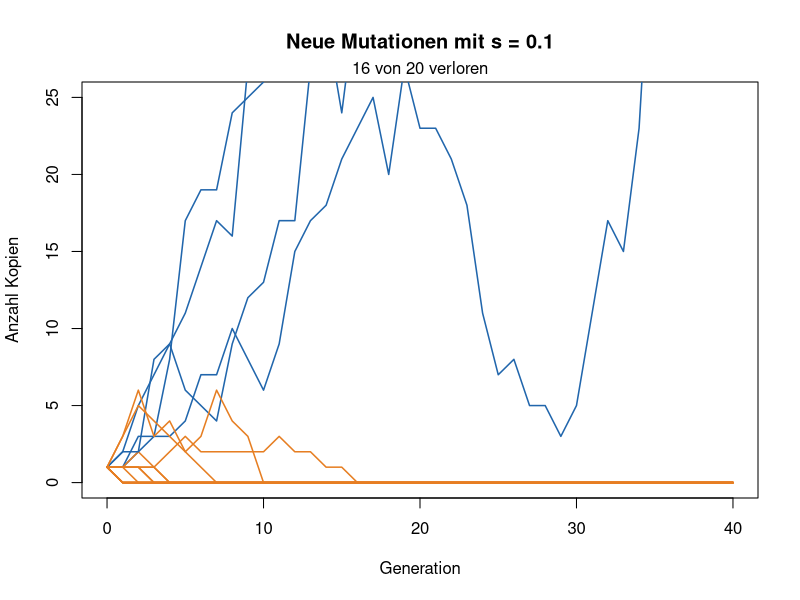
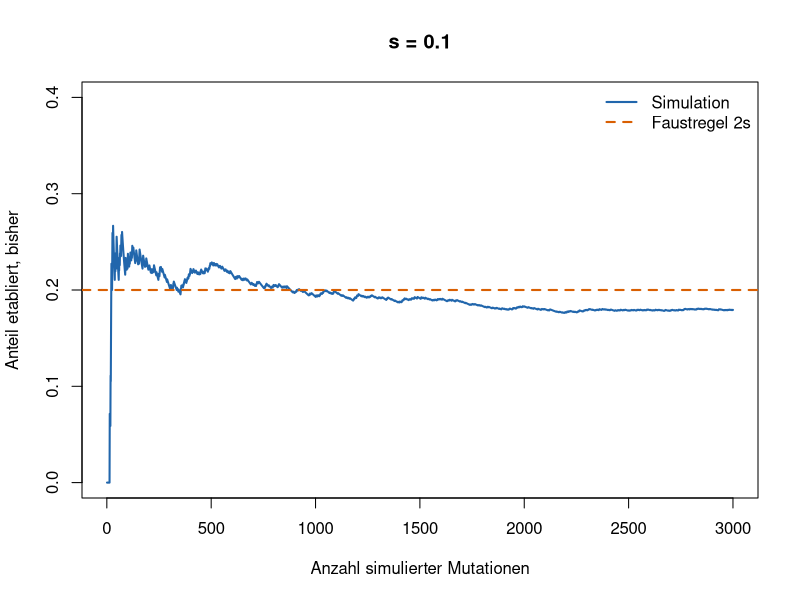
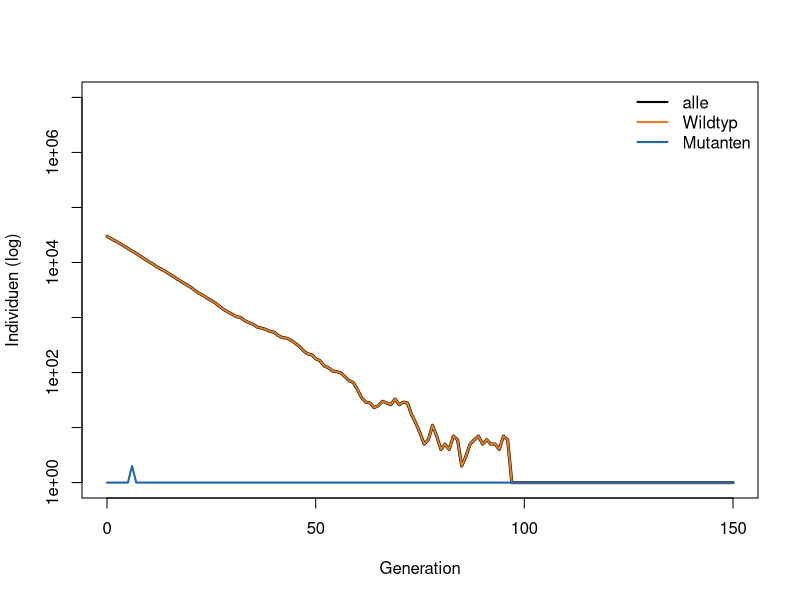
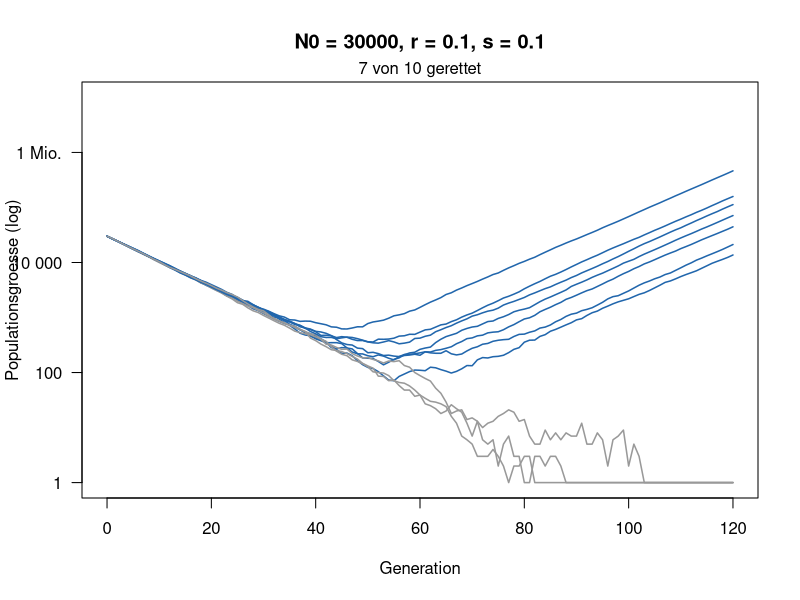
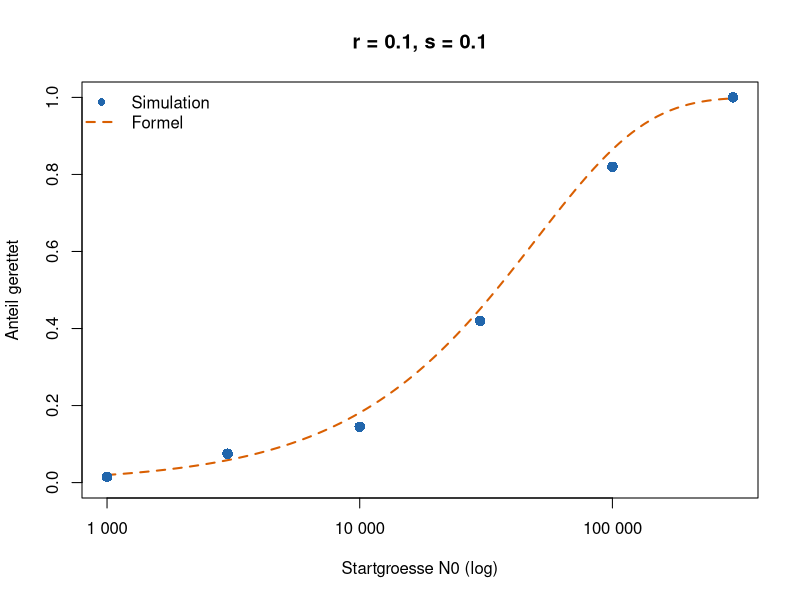
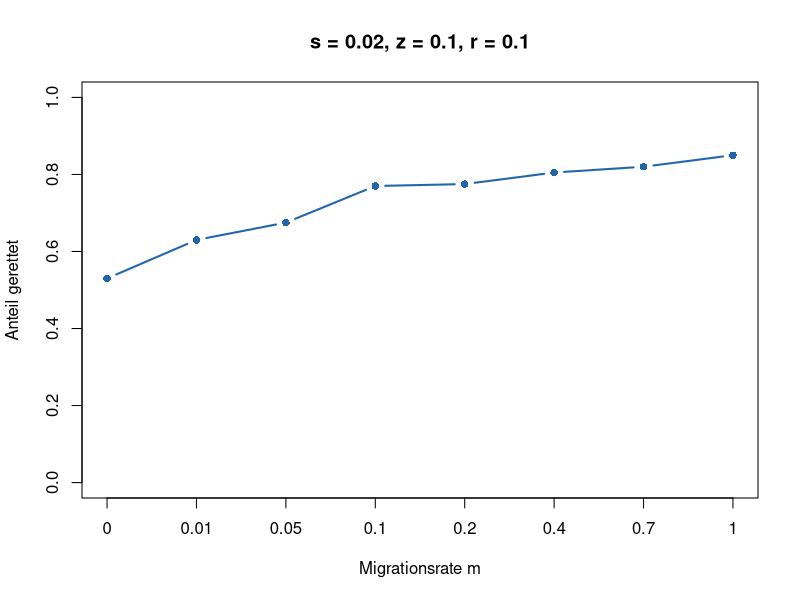
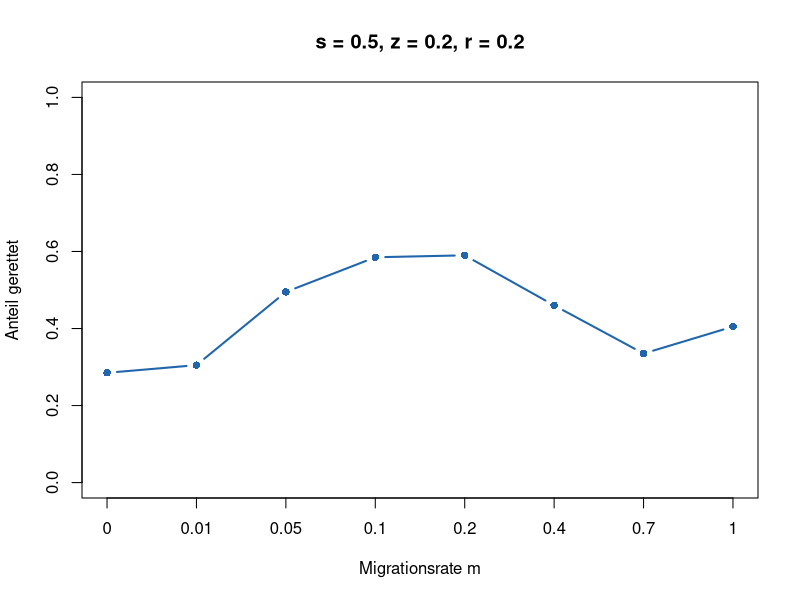

These charts were generated, in order, by the following R code:
# Woche 10 - Notebook (nur R, base R)
# Mutation und Rettung: neue Mutationen, Verzweigungsprozess, evolutionaere Rettung, zwei Orte
# In RStudio: Working Directory = weeks/week-10, dann Zeile fuer Zeile ausfuehren.
# Quarto: notebook.qmd. Knit ohne Quarto: notebook.Rmd.

# Eine neue Mutation beginnt mit einer Kopie. Auch wenn sie vorteilhaft ist, geht sie oft durch Zufall verloren. Heute simulieren Sie zuerst, wie oft sich eine solche Mutation etabliert. Danach schrumpft eine Population, weil die Umwelt schlecht wird (z. B. ein Antibiotikum). Kann eine resistente Mutation sie retten?
#
# Das Modell. Jedes Individuum hat eine zufaellige Zahl von Nachkommen:
#
# - Mutante (resistent): im Mittel 1 + s Nachkommen,
# - Wildtyp im neuen Stress: im Mittel 1 - r Nachkommen, die Population schrumpft also jede Generation um den Anteil r,
# - Jeder Wildtyp-Nachkomme ist mit Wahrscheinlichkeit U = 0.00001 eine neue Mutante.
#
# Die Abbildungen.
#
# - Teil 1: x-Achse Generation, y-Achse Anzahl Kopien einer Mutation. Blau: ueberlebt, orange: verloren.
# - Teil 2: x-Achse Anzahl simulierter Mutationen, y-Achse Anteil etabliert bisher. Blau: Simulation, orange gestrichelt: 2s.
# - Teil 3: x-Achse Generation, y-Achse Anzahl Individuen auf einer log-Skala (1, 10, 100, ...). Orange: Wildtyp, blau: Mutanten, schwarz: alle zusammen.
# - Teil 4: x-Achse Generation, y-Achse Populationsgroesse (log). Blau: gerettet, grau: ausgestorben.
# - Teil 5: x-Achse Startgroesse N0 (log), y-Achse Anteil geretteter Populationen. Blaue Punkte: Simulation, orange Linie: Formel.

# Auftrag
# 1. Verfolgen Sie einzelne neue Mutationen. Bauen Sie Schritt fuer Schritt einen Verzweigungsprozess und sehen Sie, wie sich der Anteil 2s naehert.
# 2. Lesen und starten Sie ein kleines Programm, das eine schrumpfende Population simuliert.
# 3. Schaetzen Sie mit vielen Laeufen, wie oft sie gerettet wird, vergleichen Sie mit der Formel und sagen Sie voraus, wie das von N_0 und r abhaengt.
# 4. Bonus: Hilft mehr Migration aus einer Zuflucht immer? Erst raten, dann simulieren.

# ===========================================================================
# 0 · Funktionen
# ===========================================================================
#
# Einfach ausfuehren.

# Eine Mutation ueber die Zeit: jede Kopie hat im Mittel 1 + s Nachkommen
linie <- function(s, generationen = 40) {
  n <- numeric(generationen + 1)
  n[1] <- 1
  for (t in seq_len(generationen)) n[t + 1] <- rpois(1, n[t] * (1 + s))
  n
}

zeige_linien <- function(s, anzahl = 20) {
  plot(NA, xlim = c(0, 40), ylim = c(0, 25), xlab = "Generation",
       ylab = "Anzahl Kopien", main = paste("Neue Mutationen mit s =", s))
  verloren <- 0
  for (i in seq_len(anzahl)) {
    n <- linie(s)
    weg <- n[41] == 0
    verloren <- verloren + weg
    lines(0:40, n, col = if (weg) "#e67e22" else "#2166ac", lwd = 1.5)
  }
  mtext(paste(verloren, "von", anzahl, "verloren"), side = 3, line = 0.2)
}

# Anteil etabliert nach 1, 2, 3, ... Laeufen, dazu die Faustregel 2s
zeige_anteil <- function(ergebnisse, s) {
  laeufe <- seq_along(ergebnisse)
  plot(laeufe, cumsum(ergebnisse) / laeufe, type = "l", lwd = 2, col = "#2166ac",
       ylim = c(0, min(1, 4 * s)), xlab = "Anzahl simulierter Mutationen",
       ylab = "Anteil etabliert, bisher", main = paste("s =", s))
  abline(h = 2 * s, lty = 2, lwd = 2, col = "#d95f02")
  legend("topright", c("Simulation", "Faustregel 2s"), col = c("#2166ac", "#d95f02"),
         lty = c(1, 2), lwd = 2, bty = "n")
}

# Eine schrumpfende Population: Wildtyp (1 - r), Mutanten (1 + s)
rettung_lauf <- function(N0, r, s, U = 1e-5, generationen = 120) {
  wt <- N0; mut <- 0
  N <- numeric(generationen + 1); N[1] <- N0
  for (t in seq_len(generationen)) {
    neu <- rbinom(1, wt, U)
    wt <- rpois(1, wt * (1 - r))
    mut <- min(rpois(1, mut * (1 + s)) + neu, 1e7)
    N[t + 1] <- wt + mut
  }
  N
}

zeige_rettung <- function(N0, r, s, anzahl = 10) {
  plot(NA, xlim = c(0, 120), ylim = c(1, 1e7), log = "y", xlab = "Generation",
       ylab = "Populationsgroesse (log)", yaxt = "n",
       main = paste0("N0 = ", N0, ", r = ", r, ", s = ", s))
  axis(2, at = 10^c(0, 2, 4, 6), labels = c("1", "100", "10 000", "1 Mio."), las = 1)
  gerettet <- 0
  for (i in seq_len(anzahl)) {
    N <- rettung_lauf(N0, r, s)
    ok <- N[121] > 0
    gerettet <- gerettet + ok
    lines(0:120, pmax(N, 1), col = if (ok) "#2166ac" else "grey60", lwd = 1.5)
  }
  mtext(paste(gerettet, "von", anzahl, "gerettet"), side = 3, line = 0.2)
}

# 1 = gerettet (1000 Mutanten), 0 = ausgestorben
rettung <- function(N0, r, s, U = 1e-5, grenze = 1000) {
  wt <- N0; mut <- 0
  repeat {
    neu <- rbinom(1, wt, U)
    wt <- rpois(1, wt * (1 - r))
    mut <- rpois(1, mut * (1 + s)) + neu
    if (mut >= grenze) return(1)
    if (wt + mut == 0) return(0)
  }
}

schaetze_rettung <- function(N0, r, s, wiederholungen = 300) {
  mean(replicate(wiederholungen, rettung(N0, r, s)))
}

# Naeherung (Orr & Unckless 2014)
formel <- function(N0, r, s, U = 1e-5) round(1 - exp(-2 * N0 * U * s / r), 2)
# Simulation (Punkte) und Formel (Linie) fuer viele Startgroessen
vergleiche_rettung <- function(r, s, N0_werte = c(1e3, 3e3, 1e4, 3e4, 1e5, 3e5),
                               wiederholungen = 200, U = 1e-5) {
  sim <- sapply(N0_werte, function(N0) schaetze_rettung(N0, r, s, wiederholungen))
  N0_fein <- 10^seq(log10(min(N0_werte)), log10(max(N0_werte)), length.out = 100)
  plot(N0_fein, 1 - exp(-2 * N0_fein * U * s / r), type = "l", lwd = 2, lty = 2,
       col = "#d95f02", log = "x", ylim = c(0, 1), xlab = "Startgroesse N0 (log)",
       ylab = "Anteil gerettet", main = paste0("r = ", r, ", s = ", s), xaxt = "n")
  axis(1, at = c(1e3, 1e4, 1e5), labels = c("1 000", "10 000", "100 000"))
  points(N0_werte, sim, pch = 16, cex = 1.4, col = "#2166ac")
  legend("topleft", c("Simulation", "Formel"), col = c("#2166ac", "#d95f02"),
         pch = c(16, NA), lty = c(NA, 2), lwd = 2, bty = "n")
  invisible(data.frame(N0 = N0_werte, simulation = sim))
}

# ===========================================================================
# 1 · Eine neue Mutation
# ===========================================================================
#
# 20 neue Mutationen, jede startet mit einer Kopie und hat den Vorteil s = 0.1.

zeige_linien(s = 0.1)   # hier s aendern

# Aufgabe A
# 1. Wie viele der 20 Mutationen gehen verloren? Fuehren Sie den Block mehrmals aus.
# 2. Probieren Sie s = 0 und s = 0.3. Was aendert sich?
# 3. Warum geht eine vorteilhafte Mutation ueberhaupt verloren?

# ===========================================================================
# 2 · Ein Verzweigungsprozess, Schritt fuer Schritt
# ===========================================================================
#
# Jetzt bauen Sie den Verzweigungsprozess aus der Vorlesung selbst, mit dem Spielzeugmodell: Jede Kopie hat entweder keine oder zwei Nachkommen. Keine mit Wahrscheinlichkeit a = (1 - s)/2, sonst zwei. Im Mittel sind das 1 + s.

# Schritt 1: eine Generation. Jede Kopie wirft eine Muenze. rbinom(1, n, 1 - a) zaehlt, wie viele von n Kopien zwei Nachkommen haben (wie in Woche 9). Mal 2 gibt die Kopien der naechsten Generation.

s <- 0.1
a <- (1 - s) / 2          # Chance auf keine Nachkommen
n <- 1                    # eine Kopie
2 * rbinom(1, n, 1 - a)   # Kopien in der naechsten Generation: 0 oder 2

# Schritt 2: Generation fuer Generation. Dieselbe Zeile, solange (while) die Mutation weder verloren (0 Kopien) noch etabliert (100 Kopien) ist. verlauf merkt sich alle Zahlen.

n <- 1                          # eine neue Mutation
verlauf <- n
while (n > 0 && n < 100) {      # solange nicht verloren und nicht etabliert
  n <- 2 * rbinom(1, n, 1 - a)
  verlauf <- c(verlauf, n)
}
verlauf
length(verlauf) - 1             # wie viele Generationen?

# Schritt 3: als Funktion, viele Male. Wir packen Schritt 2 in eine Funktion. Sie gibt 1 zurueck, wenn die Mutation sich etabliert, sonst 0. replicate startet viele neue Mutationen.

eine_linie <- function(s) {
  a <- (1 - s) / 2
  n <- 1
  while (n > 0 && n < 100) {
    n <- 2 * rbinom(1, n, 1 - a)
  }
  as.numeric(n >= 100)   # 1 = etabliert, 0 = verloren
}

s <- 0.1                                  # hier s aendern
ergebnisse <- replicate(3000, eine_linie(s))
mean(ergebnisse)   # Anteil etabliert
2 * s              # Faustregel 2s

# Schritt 4: Wie naehert sich der Anteil 2s? zeige_anteil zeichnet den Anteil etablierter Mutationen nach 1, 2, 3, ... Laeufen. Die gestrichelte Linie ist 2s.

zeige_anteil(ergebnisse, s)

# Aufgabe B
# 1. Fuehren Sie Schritt 1 zehnmal aus. Wie oft gibt es keine Nachkommen? Passt das zu a = 0.45?
# 2. Fuehren Sie Schritt 2 mehrmals aus. Wie oft schafft es die Mutation? Wie viele Generationen dauert es, wenn sie verloren geht, und wenn sie es schafft?
# 3. Aendern Sie in Schritt 3 nur s und fuellen Sie die Tabelle aus:
#
# | s | Simulation | Faustregel 2s |
# |---|---|---|
# | 0.02 |  |  |
# | 0.05 |  |  |
# | 0.1 |  |  |
# | 0.2 |  |  |
# 4. Schauen Sie sich Schritt 4 fuer s = 0.02 und s = 0.2 an. Wann passt 2s gut, wann liegt die Simulation darunter? Nach wie vielen Laeufen beruhigt sich die Kurve?

# ===========================================================================
# 3 · Ein Programm fuer Rettung
# ===========================================================================
#
# Jetzt schreiben wir das Modell selbst aus. Das ganze Programm hat drei Teile:
#
# 1. Zustand: Wie viele Wildtypen (wt) und wie viele Mutanten (mut) gibt es?
# 2. Eine Generation: neue Mutanten ziehen, dann Nachkommen ziehen.
# 3. Schleife: die Generation viele Male wiederholen.
#
# Neu ist rpois(1, mittel): eine zufaellige ganze Zahl mit Mittelwert mittel. Wir brauchen sie fuer die Zahl der Nachkommen einer ganzen Gruppe. Bei 1000 Wildtypen und r = 0.1 ist rpois(1, 900) etwa 900, aber nicht genau. rbinom kennen Sie aus Woche 9: Von wt Nachkommen ist jeder mit Wahrscheinlichkeit U ein Mutant.

N0 <- 30000   # Startgroesse
r  <- 0.1     # Rueckgang des Wildtyps pro Generation
s  <- 0.1     # Vorteil der Mutante
U  <- 1e-5    # Mutationsrate
generationen <- 150

# 1. Zustand: ein Platz pro Generation
wt  <- numeric(generationen + 1)
mut <- numeric(generationen + 1)
wt[1]  <- N0
mut[1] <- 0

# 2. und 3.: eine Generation, viele Male
for (t in 1:generationen) {
  neu        <- rbinom(1, wt[t], U)                # neue Mutanten unter den Wildtypen
  wt[t + 1]  <- rpois(1, wt[t] * (1 - r))          # Wildtyp: im Mittel 1 - r Nachkommen
  mut[t + 1] <- rpois(1, mut[t] * (1 + s)) + neu   # Mutanten: im Mittel 1 + s Nachkommen
}

plot(0:generationen, pmax(wt + mut, 1), type = "l", lwd = 3, log = "y",
     xlab = "Generation", ylab = "Individuen (log)", ylim = c(1, 1e7))
lines(0:generationen, pmax(wt, 1),  col = "#e67e22", lwd = 2)
lines(0:generationen, pmax(mut, 1), col = "#2166ac", lwd = 2)
legend("topright", c("alle", "Wildtyp", "Mutanten"), col = c("black", "#e67e22", "#2166ac"),
       lwd = 2, bty = "n")

which(mut > 0)[1] - 1   # in welcher Generation gibt es zum ersten Mal Mutanten?

# Aufgabe C
# 1. Fuehren Sie den Block mehrmals aus. Wann entsteht die erste Mutante? Wird die Population jedes Mal gerettet?
# 2. Suchen Sie in einer geretteten Population die U-Kurve. Wer schrumpft, wer waechst?
# 3. Setzen Sie U <- 0. Was passiert, und warum?
# 4. Manchmal entsteht eine Mutante und verschwindet wieder. Woran sieht man das in der Abbildung?

# --- Von einem Lauf zur Wahrscheinlichkeit ---
#
# Ein Lauf sagt nur: gerettet oder nicht. Um eine Wahrscheinlichkeit zu schaetzen, packen wir das Programm in eine Funktion und lassen sie viele Male laufen. Die Schleife laeuft jetzt so lange, bis die Population ausgestorben ist oder 1000 Mutanten hat (while: "solange").

ein_lauf <- function(N0, r, s, U = 1e-5) {
  wt <- N0
  mut <- 0
  while (wt + mut > 0 && mut < 1000) {   # solange nicht ausgestorben und nicht gerettet
    neu <- rbinom(1, wt, U)
    wt  <- rpois(1, wt * (1 - r))
    mut <- rpois(1, mut * (1 + s)) + neu
  }
  as.numeric(mut >= 1000)   # 1 = gerettet, 0 = ausgestorben
}

ergebnisse <- replicate(200, ein_lauf(N0 = 30000, r = 0.1, s = 0.1))
sum(ergebnisse)    # wie viele von 200 gerettet?
mean(ergebnisse)   # Anteil: Schaetzung der Wahrscheinlichkeit

# Das ist das ganze Rezept jeder solchen Simulation: Zustand, eine Generation, Schleife, Abbruch, viele Wiederholungen.

# ===========================================================================
# 4 · Viele Laeufe ansehen
# ===========================================================================
#
# Eine Population mit N_0 = 30\,000 Individuen geraet in Stress und schrumpft jede Generation um r = 10\,\%. Resistente Mutanten haben den Vorteil s = 0.1. Die Abbildung zeigt 10 Wiederholungen.

zeige_rettung(N0 = 30000, r = 0.1, s = 0.1)   # hier N0 oder r aendern

# Aufgabe D
# 1. Beschreiben Sie eine blaue Kurve: Was passiert zuerst, was danach?
# 2. Probieren Sie N_0 = 3000 und N_0 = 300\,000. Was aendert sich?
# 3. Probieren Sie r = 0.3 (mit N_0 = 30\,000). Was aendert sich?

# ===========================================================================
# 5 · Simulation und Formel
# ===========================================================================
#
# Jetzt vergleichen wir die Simulation mit der Formel aus der Vorlesung, P ~ 1 - exp(-2 N0 U s / r). vergleiche_rettung simuliert fuer sechs Startgroessen je 200 Populationen (Punkte) und zeichnet die Formel dazu (Linie). Das dauert ein paar Sekunden.

set.seed(1)
vergleiche_rettung(r = 0.1, s = 0.1)   # hier r oder s aendern

# Aufgabe E
# 1. Wo trifft die Formel die Simulation gut, wo weniger?
# 2. Erst raten, dann rechnen: Was passiert mit der Kurve, wenn die Population doppelt so schnell schrumpft (r = 0.2)? Notieren Sie Ihre Vermutung, dann lassen Sie den Block laufen.
# 3. Und wenn die Mutante nur halb so viel Vorteil hat (s = 0.05, r = 0.1)? Vergleichen Sie mit Ihrer Antwort auf 2.
# 4. Ab welchem N_0 wird etwa die Haelfte gerettet? Lesen Sie es ab.
# 5. Was bedeutet das fuer Bakterien unter Antibiotika (Milliarden Zellen) und fuer eine bedrohte Art mit wenigen hundert Tieren?

# ===========================================================================
# 6 · Bonus: Ueberraschung mit zwei Orten
# ===========================================================================
#
# Tomasini & Peischl (2020): Zwei Orte tauschen Individuen aus. Ort 1 wird sofort schlecht, Ort 2 ist zuerst eine Zuflucht und wird erst nach \theta = 100 Generationen schlecht.
#
# - Wildtyp im schlechten Ort: im Mittel 1 - r Nachkommen. In der Zuflucht bleibt er bei K = 5000.
# - Mutante im schlechten Ort: 1 + z. In der Zuflucht hat sie Kosten: 1 - s.
# - Jede Generation wechselt ein Anteil m/2 jedes Ortes zum anderen Ort.
# - Gerettet, sobald es irgendwo 500 Mutanten gibt.
#
# Erst raten: Hilft mehr Migration aus einer Zuflucht immer? Notieren Sie Ihre Vermutung, bevor Sie die Bloecke laufen lassen.
#
# Das Programm ist dasselbe Rezept wie in Teil 3, nur sind wt und mut jetzt Vektoren mit zwei Eintraegen (Ort 1, Ort 2), und nach den Nachkommen kommt ein dritter Schritt: Migration.

zwei_orte <- function(m, s, z, r, K = 5000, theta = 100, U = 2e-5, grenze = 500) {
  wt  <- c(K, K)   # Wildtyp in Ort 1 und Ort 2
  mut <- c(0, 0)   # Mutanten in Ort 1 und Ort 2
  for (t in 1:1000) {
    schlecht <- c(TRUE, t > theta)
    wt  <- rpois(2, wt * ifelse(schlecht, 1 - r, 1))
    if (!schlecht[2]) wt[2] <- K                  # Zuflucht bleibt voll
    neu <- rbinom(2, wt, U)                       # neue Mutanten
    mut <- rpois(2, mut * ifelse(schlecht, 1 + z, 1 - s)) + neu
    weg_wt  <- rbinom(2, wt,  m / 2)              # Migration
    weg_mut <- rbinom(2, mut, m / 2)
    wt  <- wt  - weg_wt  + rev(weg_wt)
    mut <- mut - weg_mut + rev(weg_mut)
    if (sum(mut) >= grenze) return(1)             # gerettet
    if (sum(wt) + sum(mut) == 0) return(0)        # ausgestorben
  }
  0
}

zeige_migration <- function(s, z, r, wiederholungen = 200) {
  m_werte <- c(0, 0.01, 0.05, 0.1, 0.2, 0.4, 0.7, 1)
  p <- sapply(m_werte, function(m) mean(replicate(wiederholungen, zwei_orte(m, s, z, r))))
  plot(seq_along(m_werte), p, type = "b", pch = 16, lwd = 2, col = "#2166ac",
       ylim = c(0, 1), xaxt = "n", xlab = "Migrationsrate m", ylab = "Anteil gerettet",
       main = paste0("s = ", s, ", z = ", z, ", r = ", r))
  axis(1, at = seq_along(m_werte), labels = m_werte)
  invisible(data.frame(m = m_werte, gerettet = p))
}

# Jeder Punkt: 200 Populationen bei einer Migrationsrate.

set.seed(1)
zeige_migration(s = 0.02, z = 0.1, r = 0.1)   # billige Mutante

set.seed(1)
zeige_migration(s = 0.5, z = 0.2, r = 0.2)    # teure Mutante: bitte s aendern

# Aufgabe F (Bonus)
# 1. Billige Mutante (s = 0.02): Hilft Migration? Wie viel mehr Populationen werden gerettet als ohne Migration (m = 0)?
# 2. Teure Mutante (s = 0.5): Bei welcher Migrationsrate ist Rettung am wahrscheinlichsten? Was passiert bei sehr viel Migration?
# 3. Erklaeren Sie den Unterschied mit dem Wort gene swamping: Wo landen die Mutanten bei viel Migration, und was passiert dort mit ihnen?
# 4. Tomasini & Peischl (2020) leiten her: Genfluss hilft, wenn s/z < r theta. Pruefen Sie die Bedingung, fuer beide Faelle (\theta = 100). Was sagt sie, was sagt sie nicht?
